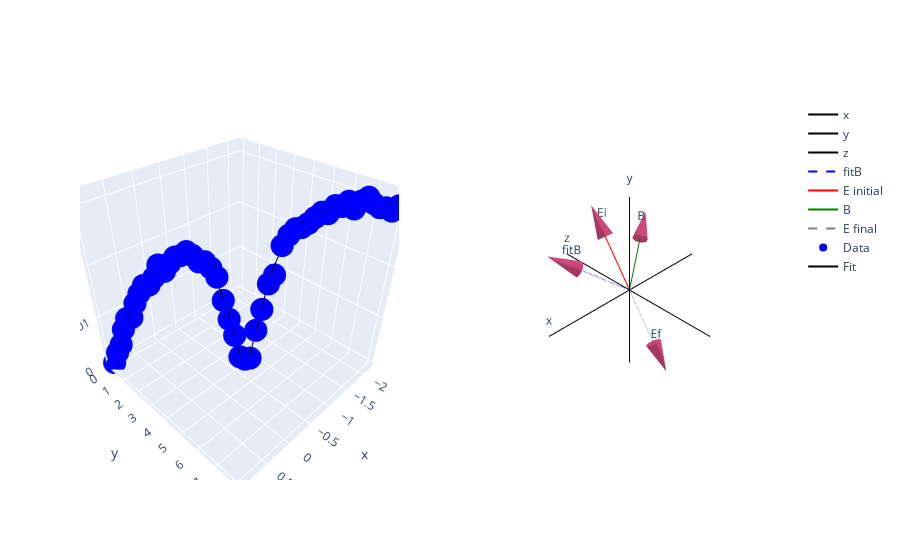

Notebook code cell kept with this figure:
### Markdown cell above
Now we can begin to estimate our $\hat{B}$ vector. By leaving $B_\theta$, $B_\phi$ as free variables and using it in the `calc_171_pop_using_vectors` function we can estimate the angles. The first example is one where we have constrained all of our variables except $B_\theta$ and $B_\phi$

### Code cell
# Generate Actual data
from ion_model import PolarVector, unwrap_angle, Yb171, GenerateTestData, FitFreeParams, calculate_171_pop, calc_171_pop_using_vectors
from plotly_wrapper import VectorPlot, Subplots, go
import matplotlib.pyplot as plt
import numpy as np
from pprint import pprint
from random import random

vp = VectorPlot()

# Define the true vectors and parameters of the experiment (used to generate test data)
E = PolarVector(r=1, theta=np.pi/2, phi=np.arccos(1/np.sqrt(3)))
random_theta, random_phi = (random()*2-1) * np.pi/2, (random()*2-1) * np.pi/2 
B = PolarVector(r=1, theta=random_theta, phi=random_phi)
yb171 = Yb171()
# define the True parameters for a polarisation sweep
thetaBE935 = yb171.optimal_thetaBE
# define other constants
s935 = 1                            # At saturation
zeeman = 0.5 * yb171.Gamma_2P12     # half of the linewidth of the 2S1/2 <-> 2P1/2 transition
detuning370 = 0.5 * yb171.Gamma_2P12   # Detuning from excited state by half of the linewidth of the 2S1/2 <-> 2P1/2 transition
detuning935 = 0.0

# Sweep E polarisation and saturation parameter
s370 = np.linspace(0, 8, 51)

# Polarisation is swept using the E PolarVector
num_steps = 50
# angle per step
angle_step = -np.pi/(num_steps)
# Define all the E vectors (magnitude is going up linearly to mimick saturation sweep)
allE = {f"E{i}": PolarVector(r=(i+1)/num_steps, theta=E.theta, phi=E.phi + angle_step * i) for i in range(num_steps + 1)}
# Calculate thetaBE for each of the E vectors
thetaBE370 = np.array([B.calculate_angle_between(Evec) for Evec in allE.values()])
# Get the change in phi
allPhi = [vec.phi for vec in allE.values()]

# Unwrap thetaBE370 array because theta is always pos, but it should go pos to negative
# thetaBE370 = unwrap_angle(thetaBE370)
# Prepare an arc using the x, y, z values of the E vectors
draw_vec_line = np.array([E.v[:, 1] for E in allE.values()])
# Break them out seperately
x, y, z = draw_vec_line[:, 0], draw_vec_line[:, 1], draw_vec_line[:, 2]
# Add the arc to the vector plot

# Calculate the test data
TestData = GenerateTestData(detuning370=detuning370, 
                            s_370=s370, 
                            s_935=s935, 
                            zeeman=zeeman, 
                            thetaBE370=thetaBE370, 
                            thetaBE935=thetaBE935, 
                            make_mesh=False)

# Randomise test data
TestData.randomise(0.0007**2)

# This cell only works with the previous one run
# Using our knowledge of E and s
E_array = np.array([E.pv for E in allE.values()])
Er, Etheta, Ephi = np.zeros(E_array.shape[0])+1, E_array[:, 1][:, 0], E_array[:, 2][:, 0]

# Constraining all variables except Btheta, Bphi
x = (np.array([1]*len(s370)), Er, Etheta, Ephi, s370, np.array([detuning370]*len(s370)), np.array([detuning935]*len(s370)), np.array([s935]*len(s370)), np.array([zeeman]*len(s370)), np.array([thetaBE935]*len(s370)))

x_var_names = ("Br", "Er", "Etheta", "Ephi", "s_370", "detuning370", "detuning935", "s_935", "zeeman", "thetaBE935")

# Prepare fitting tool
fitting_tool = FitFreeParams(x, TestData.excited_pop_171, x_var_names, calc_171_pop_using_vectors,
                             all_variables=("Er", "Etheta", "Ephi","s_370", "Br", "Btheta", "Bphi", "detuning370", "detuning935", "s_935", "zeeman", "thetaBE935"))

print(fitting_tool.free_params)

# initial guess
p0 = np.array([0, 0])
# Bounds (assuming B vector is pointing in the +z ish direction. Symmetry means it can be + or - x)
bounds = ((-np.pi/2, -np.pi/2), 
          (np.pi/2, np.pi/2))

# Prepare residuals
residual_ss = 100000
# Residual limit where it stops
res_limit = 1e-4
# Number of itterations if residual limit isn't met initially
itterations = 20
# Initilise itterations
itter = 0

while itter < itterations:
    # Constraining other variables to fix them. Using bounds by setting min max to the actual value
    popt, pcov = fitting_tool.fit(p0=p0, 
                                bounds=bounds)

    fit_pop = fitting_tool.fit_func(x, *popt)
    residual_ss = np.sum((TestData.excited_pop_171 - fit_pop)**2)
    if residual_ss > res_limit:
        # Change to different quadrant
        p0 = (p0 + (itter % 2 - 1)*np.array([np.pi/4, np.pi/4])) % np.pi/2
    else:
        break
    itter += 1
    if itter == itterations:
        print("Itterations exceeded maximum. Use different initial condition")

# Use fitted parameters to re-generate B
found_B = PolarVector(r=1, theta=popt[0], phi=popt[1])
# Plot
vp.add_vector({"fitB": found_B}, {"line": {"color": "blue", "dash": "dash"}, "text": ["", "fitB"]})

# Print results
true = np.array([B.theta, B.phi])
diff = np.abs(np.abs(true) - np.abs(popt))
print("True")
pprint({name: value for name, value in zip(fitting_tool.free_params, true)})
print("Fit")
pprint({name: value for name, value in zip(fitting_tool.free_params, popt)})
print("Difference")
pprint({name: value for name, value in zip(fitting_tool.free_params, diff)})
# print(popt)


# Put test data and curve-fit into graph object
surface_go = [go.Scatter3d(x=allPhi, y=TestData.mesh_171.s0_370, z=TestData.excited_pop_171, mode='markers', marker={"color": "blue"}, name="Data")]
surface_go.append(go.Scatter3d(x=allPhi, y=s370, z=fit_pop, mode='lines', line={"color": "black"}, name="Fit"))

# Add vectors
vp.add_vector({"E initial": E}, {"line": {"color": "red"}, "text": ["", "Ei"]})
vp.add_vector({"B": B}, {"line": {"color": "green"}, "text": ["", "B"]})
vp.add_vector({"E final": allE[f"E{num_steps}"]}, {"line": {"color": "rgba(0, 0, 0, 0.5)", "dash": "dash"}, "text": ["", "Ef"]})

# rotate vector plot
vp.align_vectors_with_experiment()
# prepare plot
vp.prepare_plot()

# use graph objects in vector plot in subplots class. Defining subplots
sub = Subplots(rows=1, cols=2, specs=[[{'type': 'scene'}, {'type': 'scene'}]])
# update subplots with graph objects
sub.update_subplot(1, 2, vp.graph_objects,
                   update_scenes_kwargs=dict(xaxis_visible=False, yaxis_visible=False, zaxis_visible=False))
sub.update_subplot(1, 1, surface_go, 
                   xaxis_kwargs=dict(title_text="thetaBE"), 
                   yaxis_kwargs=dict(title_text="s370"))

# show subplot
sub.fig.show()

### Figure 1 — Plotly figure (JSON) as saved in the notebook; plotly's stock layout.template omitted (floating-point values rounded to 4 significant figures)
{"data": [{"line": {"color": "black"}, "mode": "lines+text", "name": "x", "scene": "scene2", "text": ["", "x"], "type": "scatter3d", "x": [-1.5, 1.5], "y": [0, -1.837e-16], "z": [0, 1.125e-32]}, {"line": {"color": "black"}, "mode": "lines+text", "name": "y", "scene": "scene2", "text": ["", "y"], "type": "scatter3d", "x": [0, 1.837e-16], "y": [-9.185e-17, -9.185e-17], "z": [-1.5, 1.5]}, {"line": {"color": "black"}, "mode": "lines+text", "name": "z", "scene": "scene2", "text": ["", "z"], "type": "scatter3d", "x": [0, 0], "y": [1.5, -1.5], "z": [-9.185e-17, 9.185e-17]}, {"line": {"color": "blue", "dash": "dash"}, "mode": "lines+text", "name": "fitB", "scene": "scene2", "text": ["", "fitB"], "type": "scatter3d", "x": [0, 0.7133], "y": [0, -0.4415], "z": [0, 0.5443]}, {"scene": "scene2", "showscale": false, "sizemode": "absolute", "sizeref": 0.5, "type": "cone", "u": [0.7133], "v": [-0.4415], "w": [0.5443], "x": [0.7133, 0], "y": [-0.4415, 0], "z": [0.5443, 0]}, {"line": {"color": "red"}, "mode": "lines+text", "name": "E initial", "scene": "scene2", "text": ["", "Ei"], "type": "scatter3d", "x": [0, 5e-17], "y": [0, -0.5774], "z": [0, 0.8165]}, {"scene": "scene2", "showscale": false, "sizemode": "absolute", "sizeref": 0.5, "type": "cone", "u": [5e-17], "v": [-0.5774], "w": [0.8165], "x": [5e-17, 0], "y": [-0.5774, 0], "z": [0.8165, 0]}, {"line": {"color": "green"}, "mode": "lines+text", "name": "B", "scene": "scene2", "text": ["", "B"], "type": "scatter3d", "x": [0, -0.7089], "y": [0, -0.4444], "z": [0, 0.5476]}, {"scene": "scene2", "showscale": false, "sizemode": "absolute", "sizeref": 0.5, "type": "cone", "u": [-0.7089], "v": [-0.4444], "w": [0.5476], "x": [-0.7089, 0], "y": [-0.4444, 0], "z": [0.5476, 0]}, {"line": {"color": "rgba(0, 0, 0, 0.5)", "dash": "dash"}, "mode": "lines+text", "name": "E final", "scene": "scene2", "text": ["", "Ef"], "type": "scatter3d", "x": [0, -5.1e-17], "y": [0, 0.5889], "z": [0, -0.8328]}, {"scene": "scene2", "showscale": false, "sizemode": "absolute", "sizeref": 0.5, "type": "cone", "u": [-5.1e-17], "v": [0.5889], "w": [-0.8328], "x": [-5.1e-17, 0], "y": [0.5889, 0], "z": [-0.8328, 0]}, {"marker": {"color": "blue"}, "mode": "markers", "name": "Data", "scene": "scene", "type": "scatter3d", "x": [0.9553, 0.8925, 0.8297, 0.7668, 0.704, 0.6412, 0.5783, 0.5155, 0.4527, 0.3898, 0.327, 0.2642, 0.2013, 0.1385, 0.07567, 0.01284, -0.04999, -0.1128, -0.1757, -0.2385, -0.3013, -0.3642, -0.427, -0.4898, -0.5526, -0.6155, -0.6783, -0.7411, -0.804, -0.8668, -0.9296, -0.9925, -1.055, -1.118, -1.181, -1.244, -1.307, -1.369, -1.432, -1.495, -1.558, -1.621, -1.684, -1.746, -1.809, -1.872, -1.935, -1.998, -2.061, -2.123, -2.186], "y": [0, 0.16, 0.32, 0.48, 0.64, 0.8, 0.96, 1.12, 1.28, 1.44, 1.6, 1.76, 1.92, 2.08, 2.24, 2.4, 2.56, 2.72, 2.88, 3.04, 3.2, 3.36, 3.52, 3.68, 3.84, 4, 4.16, 4.32, 4.48, 4.64, 4.8, 4.96, 5.12, 5.28, 5.44, 5.6, 5.76, 5.92, 6.08, 6.24, 6.4, 6.56, 6.72, 6.88, 7.04, 7.2, 7.36, 7.52, 7.68, 7.84, 8], "z": [-0.0001003, 0.00231, 0.004122, 0.007566, 0.009925, 0.01015, 0.01307, 0.01501, 0.01659, 0.01664, 0.01804, 0.02037, 0.01921, 0.02065, 0.02179, 0.02203, 0.02273, 0.02206, 0.02092, 0.02096, 0.01983, 0.01814, 0.01365, 0.009768, 0.006266, 0.001303, 0.0007318, 0.0009854, 0.007395, 0.01184, 0.01687, 0.01855, 0.02375, 0.02549, 0.02655, 0.02673, 0.02739, 0.02833, 0.02916, 0.02893, 0.03018, 0.03001, 0.03082, 0.02964, 0.03086, 0.03143, 0.03044, 0.02983, 0.02983, 0.02931, 0.03013]}, {"line": {"color": "black"}, "mode": "lines", "name": "Fit", "scene": "scene", "type": "scatter3d", "x": [0.9553, 0.8925, 0.8297, 0.7668, 0.704, 0.6412, 0.5783, 0.5155, 0.4527, 0.3898, 0.327, 0.2642, 0.2013, 0.1385, 0.07567, 0.01284, -0.04999, -0.1128, -0.1757, -0.2385, -0.3013, -0.3642, -0.427, -0.4898, -0.5526, -0.6155, -0.6783, -0.7411, -0.804, -0.8668, -0.9296, -0.9925, -1.055, -1.118, -1.181, -1.244, -1.307, -1.369, -1.432, -1.495, -1.558, -1.621, -1.684, -1.746, -1.809, -1.872, -1.935, -1.998, -2.061, -2.123, -2.186], "y": [0, 0.16, 0.32, 0.48, 0.64, 0.8, 0.96, 1.12, 1.28, 1.44, 1.6, 1.76, 1.92, 2.08, 2.24, 2.4, 2.56, 2.72, 2.88, 3.04, 3.2, 3.36, 3.52, 3.68, 3.84, 4, 4.16, 4.32, 4.48, 4.64, 4.8, 4.96, 5.12, 5.28, 5.44, 5.6, 5.76, 5.92, 6.08, 6.24, 6.4, 6.56, 6.72, 6.88, 7.04, 7.2, 7.36, 7.52, 7.68, 7.84, 8], "z": [0, 0.002705, 0.005105, 0.007273, 0.009259, 0.01109, 0.01279, 0.01436, 0.0158, 0.0171, 0.01826, 0.01927, 0.02012, 0.02081, 0.02132, 0.02165, 0.02175, 0.02161, 0.02117, 0.02035, 0.01905, 0.0171, 0.01435, 0.01065, 0.006203, 0.001997, 5.273e-06, 0.001772, 0.006498, 0.01198, 0.01674, 0.02039, 0.02306, 0.02499, 0.02639, 0.02742, 0.02817, 0.02873, 0.02914, 0.02945, 0.02967, 0.02983, 0.02993, 0.03, 0.03004, 0.03007, 0.03008, 0.03009, 0.0301, 0.03012, 0.03015]}], "layout": {"scene": {"domain": {"x": [0, 0.45], "y": [0, 1]}}, "scene2": {"domain": {"x": [0.55, 1], "y": [0, 1]}, "xaxis": {"visible": false}, "yaxis": {"visible": false}, "zaxis": {"visible": false}}}}
